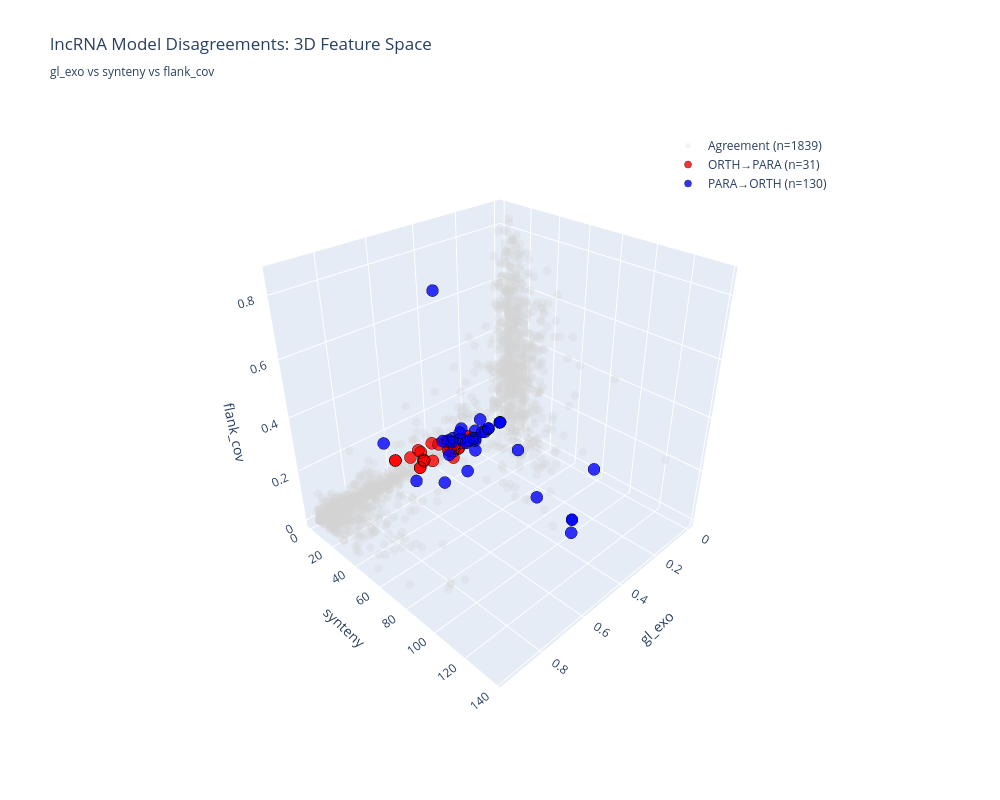

Notebook code cell kept with this figure:
### Code cell
import plotly.graph_objects as go

print("=" * 80)
print("CREATING 3D PLOTLY VISUALIZATION")
print("=" * 80)

# Create disagree_type column
comparison_df_lncrna['disagree_type'] = 'Agreement'
comparison_df_lncrna.loc[
    (comparison_df_lncrna['disagree']) & (comparison_df_lncrna['original_pred'] == 'ORTH'),
    'disagree_type'] = 'ORTH→PARA'
comparison_df_lncrna.loc[
    (comparison_df_lncrna['disagree']) & (comparison_df_lncrna['original_pred'] == 'PARA'),
    'disagree_type'] = 'PARA→ORTH'

print(f"\nData breakdown:")
print(f"  Agreement: {(comparison_df_lncrna['disagree_type'] == 'Agreement').sum()}")
print(f"  ORTH→PARA: {(comparison_df_lncrna['disagree_type'] == 'ORTH→PARA').sum()}")
print(f"  PARA→ORTH: {(comparison_df_lncrna['disagree_type'] == 'PARA→ORTH').sum()}")

# Create 3D scatter plot
fig = go.Figure()

# Plot each disagree type separately
for disagree_type, color, opacity in [('Agreement', 'lightgray', 0.3),
                                       ('ORTH→PARA', 'red', 0.8),
                                       ('PARA→ORTH', 'blue', 0.8)]:
    subset = comparison_df_lncrna[comparison_df_lncrna['disagree_type'] == disagree_type]
    
    # Create hover text
    hover_text = [
        f"Transcript: {tid}<br>" +
        f"Chain: {cid}<br>" +
        f"gl_exo: {glex:.3f}<br>" +
        f"synteny: {synt}<br>" +
        f"flank_cov: {flank:.3f}<br>" +
        f"Original: {opred}<br>" +
        f"LogReg: {lpred} ({lprob:.3f})"
        for tid, cid, glex, synt, flank, opred, lpred, lprob in zip(
            subset['transcript_id'],
            subset['chain_id'],
            subset['gl_exo'],
            subset['synteny'],
            subset['flank_cov'],
            subset['original_pred'],
            subset['logreg_pred'],
            subset['logreg_prob']
        )
    ]
    
    fig.add_trace(go.Scatter3d(
        x=subset['gl_exo'],
        y=subset['synteny'],
        z=subset['flank_cov'],
        mode='markers',
        name=f'{disagree_type} (n={len(subset)})',
        marker=dict(
            size=5 if disagree_type == 'Agreement' else 7,
            color=color,
            opacity=opacity,
            line=dict(width=0 if disagree_type == 'Agreement' else 0.5, color='black')
        ),
        text=hover_text,
        hovertemplate='%{text}<extra></extra>'
    ))

# Update layout
fig.update_layout(
    title='lncRNA Model Disagreements: 3D Feature Space<br>' +
          '<sub>gl_exo vs synteny vs flank_cov</sub>',
    scene=dict(
        xaxis_title='gl_exo',
        yaxis_title='synteny',
        zaxis_title='flank_cov',
        camera=dict(
            eye=dict(x=1.5, y=1.5, z=1.3)
        )
    ),
    width=1000,
    height=800,
    showlegend=True,
    legend=dict(
        x=0.7,
        y=0.95,
        bgcolor='rgba(255, 255, 255, 0.8)'
    )
)

fig.show()

print("\n3D visualization created! Rotate to explore the feature space.")

### Figure 1 — Plotly figure (JSON) as saved in the notebook; plotly's stock layout.template omitted (floating-point values rounded to 4 significant figures; data arrays with more than 128 entries replaced by an {"elided": "..."} marker saying what was removed)
{"data": [{"hovertemplate": "%{text}<extra></extra>", "marker": {"color": "lightgray", "line": {"color": "black", "width": 0}, "opacity": 0.3, "size": 5}, "mode": "markers", "name": "Agreement (n=1839)", "text": {"elided": "1839 str values"}, "x": {"elided": "1839 float values"}, "y": {"elided": "1839 int values"}, "z": {"elided": "1839 float values"}, "type": "scatter3d"}, {"hovertemplate": "%{text}<extra></extra>", "marker": {"color": "red", "line": {"color": "black", "width": 0.5}, "opacity": 0.8, "size": 7}, "mode": "markers", "name": "ORTH→PARA (n=31)", "text": ["Transcript: U_ENSG00000291041.2<br>Chain: 2602<br>gl_exo: 0.300<br>synteny: 4<br>flank_cov: 0.000<br>Original: ORTH<br>LogReg: PARA (0.408)", "Transcript: U_ENSG00000291002.2<br>Chain: 2886<br>gl_exo: 0.288<br>synteny: 3<br>flank_cov: 0.022<br>Original: ORTH<br>LogReg: PARA (0.480)", "Transcript: U_ENSG00000290411.1<br>Chain: 4585<br>gl_exo: 0.549<br>synteny: 9<br>flank_cov: 0.099<br>Original: ORTH<br>LogReg: PARA (0.439)", "Transcript: U_ENSG00000291235.2<br>Chain: 6113<br>gl_exo: 0.330<br>synteny: 9<br>flank_cov: 0.000<br>Original: ORTH<br>LogReg: PARA (0.499)", "Transcript: U_ENSG00000235481.5<br>Chain: 14333<br>gl_exo: 0.280<br>synteny: 2<br>flank_cov: 0.000<br>Original: ORTH<br>LogReg: PARA (0.340)", "Transcript: U_ENSG00000235481.5<br>Chain: 20961<br>gl_exo: 0.306<br>synteny: 2<br>flank_cov: 0.000<br>Original: ORTH<br>LogReg: PARA (0.290)", "Transcript: U_ENSG00000290411.1<br>Chain: 23524<br>gl_exo: 0.598<br>synteny: 4<br>flank_cov: 0.092<br>Original: ORTH<br>LogReg: PARA (0.191)", "Transcript: U_ENSG00000267745.1<br>Chain: 31366<br>gl_exo: 0.459<br>synteny: 2<br>flank_cov: 0.060<br>Original: ORTH<br>LogReg: PARA (0.229)", "Transcript: U_ENSG00000285483.2<br>Chain: 32975<br>gl_exo: 0.284<br>synteny: 2<br>flank_cov: 0.000<br>Original: ORTH<br>LogReg: PARA (0.331)", "Transcript: U_ENSG00000290694.1<br>Chain: 34482<br>gl_exo: 0.600<br>synteny: 5<br>flank_cov: 0.097<br>Original: ORTH<br>LogReg: PARA (0.228)", "Transcript: U_ENSG00000290411.1<br>Chain: 40510<br>gl_exo: 0.477<br>synteny: 3<br>flank_cov: 0.080<br>Original: ORTH<br>LogReg: PARA (0.316)", "Transcript: U_ENSG00000308091.1<br>Chain: 41430<br>gl_exo: 0.472<br>synteny: 3<br>flank_cov: 0.000<br>Original: ORTH<br>LogReg: PARA (0.105)", "Transcript: U_ENSG00000309751.1<br>Chain: 43169<br>gl_exo: 0.460<br>synteny: 4<br>flank_cov: 0.033<br>Original: ORTH<br>LogReg: PARA (0.224)", "Transcript: U_ENSG00000308091.1<br>Chain: 43830<br>gl_exo: 0.474<br>synteny: 3<br>flank_cov: 0.000<br>Original: ORTH<br>LogReg: PARA (0.105)", "Transcript: U_ENSG00000229788.1<br>Chain: 59459<br>gl_exo: 0.401<br>synteny: 2<br>flank_cov: 0.074<br>Original: ORTH<br>LogReg: PARA (0.391)", "Transcript: U_ENSG00000267767.4<br>Chain: 64685<br>gl_exo: 0.305<br>synteny: 3<br>flank_cov: 0.000<br>Original: ORTH<br>LogReg: PARA (0.348)", "Transcript: U_ENSG00000290342.1<br>Chain: 76938<br>gl_exo: 0.370<br>synteny: 3<br>flank_cov: 0.059<br>Original: ORTH<br>LogReg: PARA (0.456)", "Transcript: U_ENSG00000299974.1<br>Chain: 81978<br>gl_exo: 0.280<br>synteny: 2<br>flank_cov: 0.012<br>Original: ORTH<br>LogReg: PARA (0.390)", "Transcript: U_ENSG00000288271.1<br>Chain: 93540<br>gl_exo: 0.299<br>synteny: 4<br>flank_cov: 0.000<br>Original: ORTH<br>LogReg: PARA (0.411)", "Transcript: U_ENSG00000234052.3<br>Chain: 118338<br>gl_exo: 0.201<br>synteny: 1<br>flank_cov: 0.018<br>Original: ORTH<br>LogReg: PARA (0.499)", "Transcript: U_ENSG00000261467.3<br>Chain: 176290<br>gl_exo: 0.197<br>synteny: 1<br>flank_cov: 0.013<br>Original: ORTH<br>LogReg: PARA (0.490)", "Transcript: U_ENSG00000293395.1<br>Chain: 183189<br>gl_exo: 0.321<br>synteny: 1<br>flank_cov: 0.045<br>Original: ORTH<br>LogReg: PARA (0.352)", "Transcript: U_ENSG00000305390.1<br>Chain: 185299<br>gl_exo: 0.450<br>synteny: 3<br>flank_cov: 0.024<br>Original: ORTH<br>LogReg: PARA (0.182)", "Transcript: U_ENSG00000291168.2<br>Chain: 248399<br>gl_exo: 0.268<br>synteny: 4<br>flank_cov: 0.000<br>Original: ORTH<br>LogReg: PARA (0.480)", "Transcript: U_ENSG00000288271.1<br>Chain: 248687<br>gl_exo: 0.273<br>synteny: 4<br>flank_cov: 0.000<br>Original: ORTH<br>LogReg: PARA (0.469)", "Transcript: U_ENSG00000291168.2<br>Chain: 250272<br>gl_exo: 0.269<br>synteny: 4<br>flank_cov: 0.000<br>Original: ORTH<br>LogReg: PARA (0.477)", "Transcript: U_ENSG00000295857.1<br>Chain: 258179<br>gl_exo: 0.457<br>synteny: 4<br>flank_cov: 0.026<br>Original: ORTH<br>LogReg: PARA (0.207)", "Transcript: U_ENSG00000290900.2<br>Chain: 264602<br>gl_exo: 0.225<br>synteny: 2<br>flank_cov: 0.000<br>Original: ORTH<br>LogReg: PARA (0.458)", "Transcript: U_ENSG00000301522.1<br>Chain: 290341<br>gl_exo: 0.405<br>synteny: 3<br>flank_cov: 0.000<br>Original: ORTH<br>LogReg: PARA (0.178)", "Transcript: U_ENSG00000295222.1<br>Chain: 304946<br>gl_exo: 0.315<br>synteny: 2<br>flank_cov: 0.006<br>Original: ORTH<br>LogReg: PARA (0.294)", "Transcript: U_ENSG00000297960.1<br>Chain: 375792<br>gl_exo: 0.290<br>synteny: 2<br>flank_cov: 0.036<br>Original: ORTH<br>LogReg: PARA (0.473)"], "x": [0.3, 0.2876, 0.5493, 0.3296, 0.2799, 0.3057, 0.5975, 0.4588, 0.2844, 0.6002, 0.4768, 0.4724, 0.4603, 0.4736, 0.4006, 0.3053, 0.3701, 0.2798, 0.2987, 0.2008, 0.1966, 0.3207, 0.4501, 0.2676, 0.2725, 0.2689, 0.4574, 0.2255, 0.4053, 0.3146, 0.2898], "y": [4, 3, 9, 9, 2, 2, 4, 2, 2, 5, 3, 3, 4, 3, 2, 3, 3, 2, 4, 1, 1, 1, 3, 4, 4, 4, 4, 2, 3, 2, 2], "z": [0.0, 0.02185, 0.0989, 0.0, 0.0, 0.0, 0.09195, 0.0602, 0.0, 0.09655, 0.07955, 0.0, 0.033, 0.00025, 0.0741, 0.0, 0.0588, 0.012, 0.0, 0.0178, 0.0135, 0.0449, 0.02445, 0.0, 0.0, 0.0, 0.02565, 0.0, 0.0, 0.00555, 0.03635], "type": "scatter3d"}, {"hovertemplate": "%{text}<extra></extra>", "marker": {"color": "blue", "line": {"color": "black", "width": 0.5}, "opacity": 0.8, "size": 7}, "mode": "markers", "name": "PARA→ORTH (n=130)", "text": {"elided": "130 str values"}, "x": {"elided": "130 float values"}, "y": {"elided": "130 int values"}, "z": {"elided": "130 float values"}, "type": "scatter3d"}], "layout": {"scene": {"camera": {"eye": {"x": 1.5, "y": 1.5, "z": 1.3}}, "xaxis": {"title": {"text": "gl_exo"}}, "yaxis": {"title": {"text": "synteny"}}, "zaxis": {"title": {"text": "flank_cov"}}}, "legend": {"x": 0.7, "y": 0.95, "bgcolor": "rgba(255, 255, 255, 0.8)"}, "title": {"text": "lncRNA Model Disagreements: 3D Feature Space<br><sub>gl_exo vs synteny vs flank_cov</sub>"}, "width": 1000, "height": 800, "showlegend": true}}
